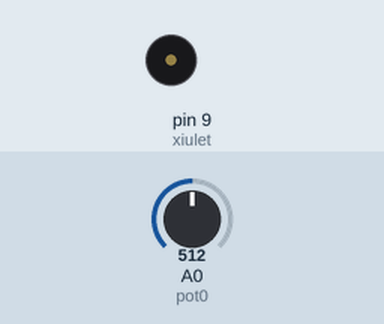
Simulated run of this sketch. Board: Arduino Uno, built with avr-gcc and run on an emulated ATmega328P. Parts: buzzer (waves = sounding). The test bench sets the inputs (shaded band); at power-on: A0 (pot0) = 512.

Above: at 1.8 s.
1.9 s: A0 (pot0) set to 306
At 2.2 s:
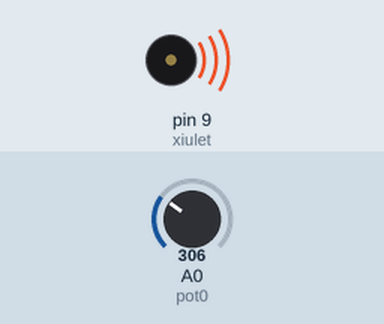
5.4 s: A0 (pot0) set to 122
At 5.56 s:
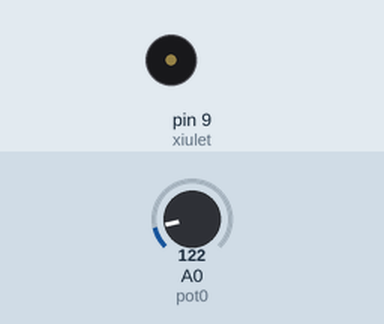
Timing chart, 0 to 14.9 s (numbered marks = the images above; inputs shaded):
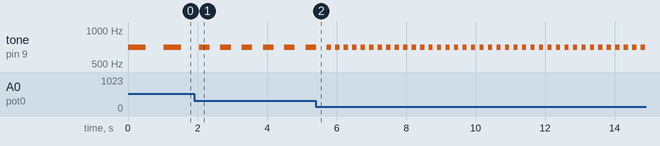

The sketch:

Programa_4-1.ino
```cpp
const int xiulet = 9;
const int pot0 = A0;
int valPot0;

void setup()
{
  pinMode(xiulet, OUTPUT);
}

void loop()
{
  valPot0 = analogRead(pot0);

  tone(xiulet, 700, valPot0);
  delay(2*valPot0);
}
```

Measured:
- after the input at 1.9 s, tone on pin 9 (xiulet): alternates 700 Hz for 0.31 s and silent for 0.31 s, starting after 0.45 s
- by itself, tone on pin 9 (xiulet): alternates 700 Hz for 0.51 s and silent for 0.51 s
